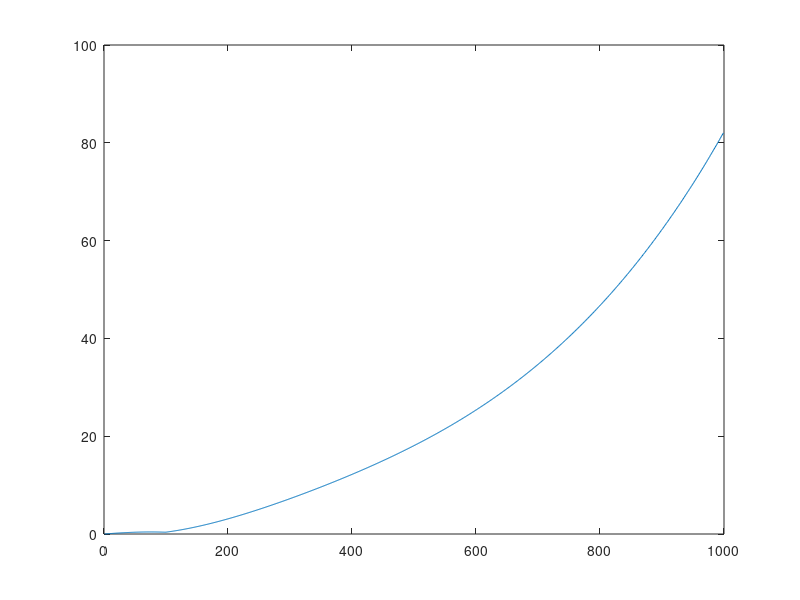

Write MATLAB code to recreate this figure.
clear all;
Fe=100;
t=(0:10*Fe-1)/Fe;
T=1/Fe;
A=[-11/4, -11/8, -5/4; 27/4, 11/8, 21/4;15/8 19/16 5/8];
b =[1,-1,-1/2]';
cT =[3/8, 1/2, -1/4];
d = 0;
e=ones(1,10*Fe);
x(:,1)=[0,0,0]';
Ae=[A,b;zeros(1,3),0]*T;
Exp_Ae=expm(Ae);
fi=Exp_Ae(1:3,1:3);
ps=Exp_Ae(1:3,4);
for k=1:10*Fe-1,
    x(:,k+1)=fi*x(:,k)+ps*e(k);
end

for k=1:10*Fe-1,
    norminf(k) = norm(x(:,k),inf);
end
plot(norminf);


